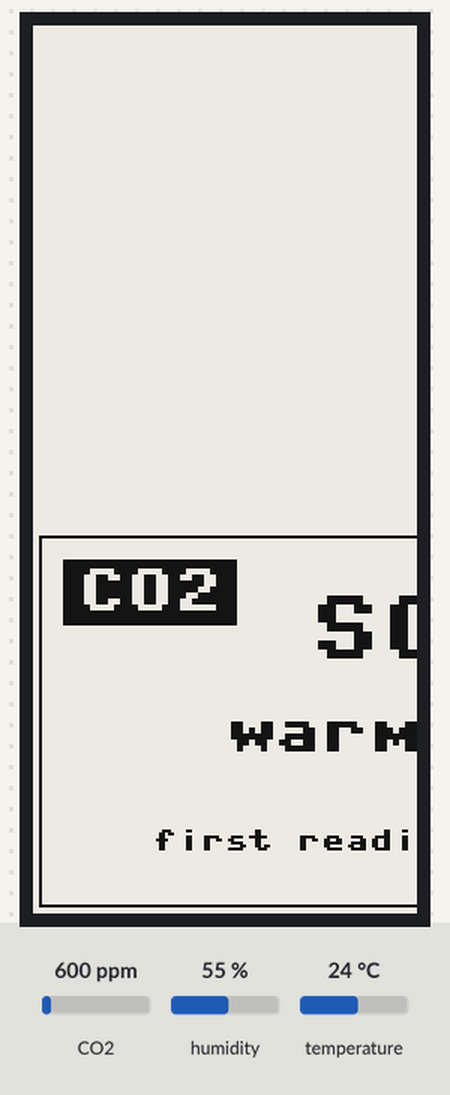
Simulated run of this program. Board: Raspberry Pi Pico running MicroPython. On the bench: 128×296 one-colour display. Inputs (shaded band) come from the test bench; at power-on: CO2 600 ppm, humidity 55 %, temperature 24 °C. An e-paper refresh takes a nominal 2 s (0.4 s partial, 12 s with colour); library files of the repository ran but are not shown: epaper_2in9.py; what the program prints to the serial console is not drawn.

Above: at 5.6 s.
At 14.5 s:
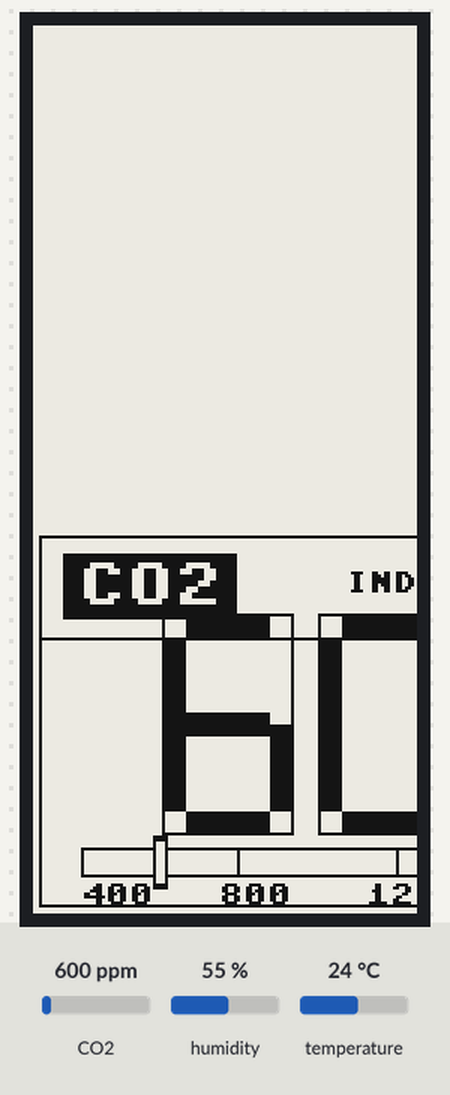
14.6 s: CO2 set to 768 ppm
At 21.2 s:
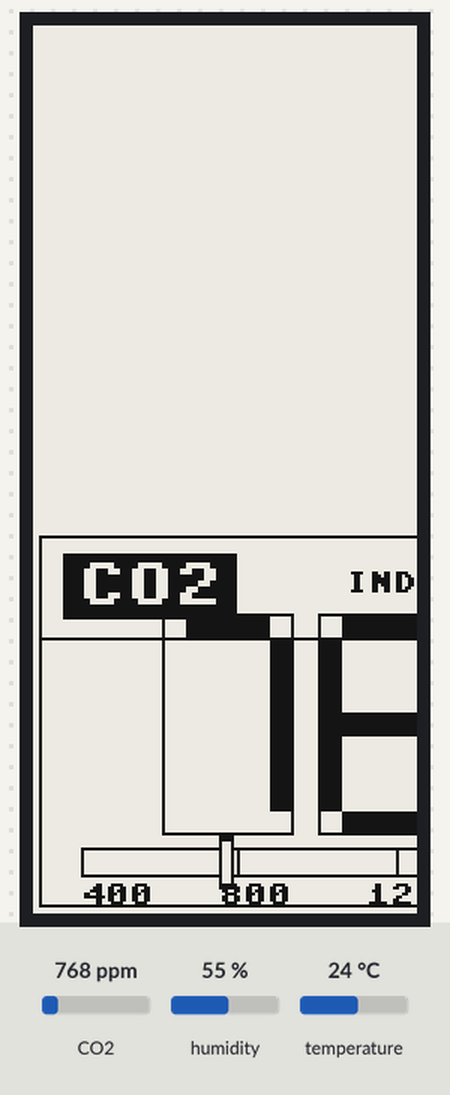
21.5 s: CO2 set to 818 ppm
At 27.3 s:
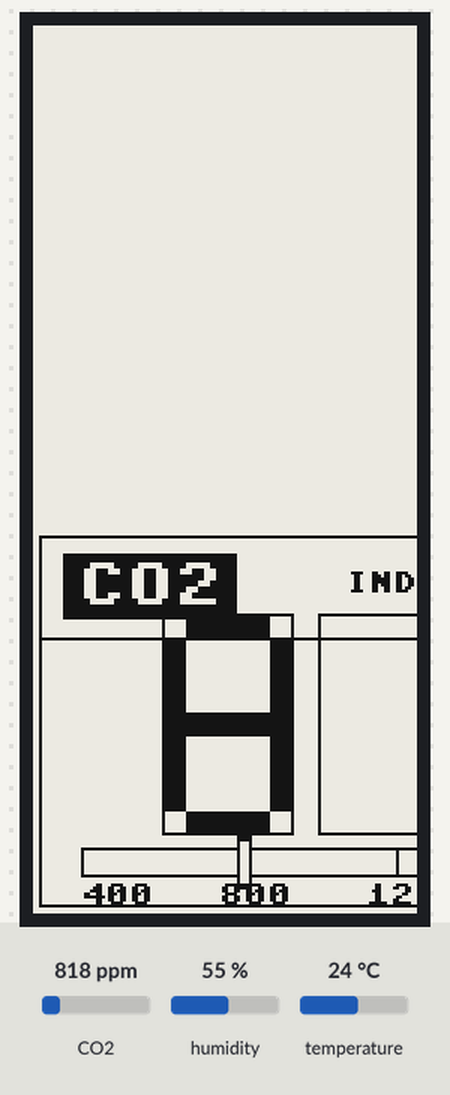
27.7 s: CO2 set to 2026 ppm
At 33.7 s:
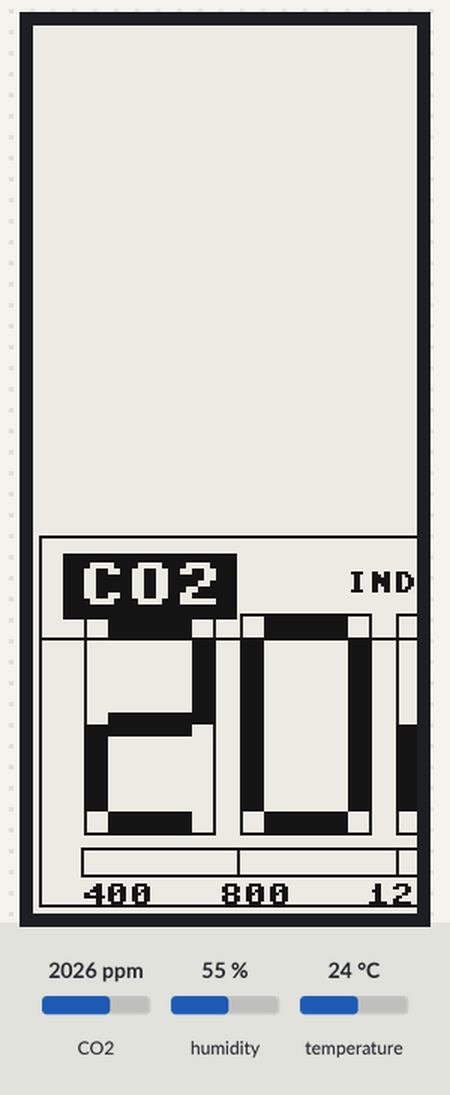
Timing chart, 0 to 35.2 s (numbered marks = the images above; inputs shaded):
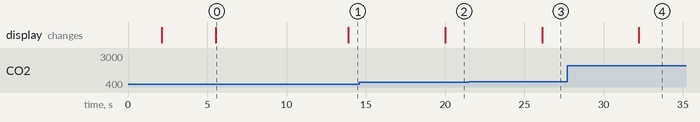

Measured:
- the behaviour switches between 800 and 801 ppm on CO2 (found by bisection; images 2 and 3)
- after the input at 14.6 s, the display: changes after 5.4 s (image 2)
- after the input at 21.5 s, the display: changes after 4.6 s (image 3)
- after the input at 27.7 s, the display: changes after 4.5 s (image 4)
- what the display in image 0 shows lasts 8.4 s, from 5.5 s to 13.9 s

The program:

co2_display_cool_first_codex_try.py
```python
# CO2 Display  —  Pi Pico W v1
# Hardware: SCD41 (I2C0) + Waveshare 2.9" e-Paper V2 (SPI1)
#
# Before running, download the driver from Waveshare and copy it to your Pico:
#   https://github.com/waveshareteam/Pico_ePaper_Code/blob/main/python/Pico_ePaper-2.9.py
#   Rename it to  epaper_2in9.py  (Python can't import filenames with hyphens)
#
# Wiring (from your chat):
#   SCD41  SDA → GP4 | SCL → GP5 | VDD → 3V3 | GND → GND
#   e-Paper DIN→GP11 | CLK→GP10 | CS→GP9 | DC→GP8 | RST→GP12 | BUSY→GP13

from machine import I2C, Pin
import framebuf
import time
from epaper_2in9 import EPD_2in9_Landscape   # renamed driver file

# ── SCD41 constants ─────────────────────────────────────────
I2C_SDA      = 4
I2C_SCL      = 5
SCD41_ADDR   = 0x62
CMD_START    = b'\x21\xb1'   # start_periodic_measurement
CMD_READY    = b'\xe4\xb8'   # get_data_ready_status
CMD_READ     = b'\xec\x05'   # read_measurement

POLL_SEC     = 5             # SCD41 produces a new reading every 5 s
FULL_REFRESH_EVERY = 12      # periodic cleanup refresh to reduce ghosting

DISPLAY_WIDTH  = 296
DISPLAY_HEIGHT = 128
WHITE          = 0xff
BLACK          = 0x00

SEGMENTS = {
    "0": ("a", "b", "c", "d", "e", "f"),
    "1": ("b", "c"),
    "2": ("a", "b", "g", "e", "d"),
    "3": ("a", "b", "g", "c", "d"),
    "4": ("f", "g", "b", "c"),
    "5": ("a", "f", "g", "c", "d"),
    "6": ("a", "f", "g", "e", "c", "d"),
    "7": ("a", "b", "c"),
    "8": ("a", "b", "c", "d", "e", "f", "g"),
    "9": ("a", "b", "c", "d", "f", "g"),
}

# ── SCD41 helpers ────────────────────────────────────────────
def scd41_start(i2c):
    i2c.writeto(SCD41_ADDR, CMD_START)

def scd41_is_ready(i2c):
    i2c.writeto(SCD41_ADDR, CMD_READY)
    time.sleep_ms(1)
    raw = i2c.readfrom(SCD41_ADDR, 3)
    return bool((raw[0] << 8 | raw[1]) & 0x07FF)

def scd41_read_co2(i2c):
    """Return CO2 ppm (int) when a fresh reading is available, else None."""
    if not scd41_is_ready(i2c):
        return None
    i2c.writeto(SCD41_ADDR, CMD_READ)
    time.sleep_ms(1)
    raw = i2c.readfrom(SCD41_ADDR, 9)
    return (raw[0] << 8) | raw[1]   # bytes 0-1 = CO2; rest = temp/hum (unused)

# ── Display helpers ──────────────────────────────────────────
def draw_text_scaled(epd, text, x, y, scale=1, color=BLACK):
    """Draw text using the built-in 8px font, scaled up by integer multiples."""
    if scale <= 1:
        epd.text(text, x, y, color)
        return

    width = len(text) * 8
    row_bytes = (width + 7) // 8
    buf = bytearray(row_bytes * 8)
    glyphs = framebuf.FrameBuffer(buf, width, 8, framebuf.MONO_HLSB)
    glyphs.fill(0)
    glyphs.text(text, 0, 0, 1)

    for px in range(width):
        for py in range(8):
            if glyphs.pixel(px, py):
                epd.fill_rect(x + px * scale, y + py * scale, scale, scale, color)


def draw_badge(epd, text, x, y, w, h):
    epd.fill_rect(x, y, w, h, BLACK)
    epd.rect(x, y, w, h, BLACK)
    scale = 2 if len(text) <= 3 and w >= len(text) * 16 + 8 else 1
    text_w = len(text) * 8 * scale
    text_h = 8 * scale
    text_x = x + max(4, (w - text_w) // 2)
    text_y = y + max(2, (h - text_h) // 2)
    draw_text_scaled(epd, text, text_x, text_y, scale=scale, color=WHITE)


def draw_segment(epd, x, y, w, h):
    if w > 0 and h > 0:
        epd.fill_rect(x, y, w, h, BLACK)


def draw_digit(epd, digit, x, y, w=44, h=74, thickness=8):
    if digit not in SEGMENTS:
        return

    mid_y = y + h // 2 - thickness // 2
    half_h = h // 2
    vertical_h = half_h - thickness

    segments = {
        "a": (x + thickness, y, w - 2 * thickness, thickness),
        "b": (x + w - thickness, y + thickness, thickness, vertical_h),
        "c": (x + w - thickness, y + half_h, thickness, vertical_h),
        "d": (x + thickness, y + h - thickness, w - 2 * thickness, thickness),
        "e": (x, y + half_h, thickness, vertical_h),
        "f": (x, y + thickness, thickness, vertical_h),
        "g": (x + thickness, mid_y, w - 2 * thickness, thickness),
    }

    epd.rect(x, y, w, h, BLACK)
    for name in SEGMENTS[digit]:
        draw_segment(epd, *segments[name])


def classify_co2(co2_ppm):
    if co2_ppm <= 800:
        return "FRESH"
    if co2_ppm <= 1200:
        return "OK"
    if co2_ppm <= 2000:
        return "STALE"
    return "HIGH"


def draw_scale(epd, co2_ppm):
    x = 16
    y = 106
    w = 264
    h = 10
    min_ppm = 400
    max_ppm = 2400

    epd.rect(x, y, w, h, BLACK)

    stops = (800, 1200, 2000)
    for stop in stops:
        stop_x = x + ((stop - min_ppm) * (w - 1)) // (max_ppm - min_ppm)
        epd.vline(stop_x, y, h, BLACK)

    pointer_ppm = min(max(co2_ppm, min_ppm), max_ppm)
    pointer_x = x + ((pointer_ppm - min_ppm) * (w - 1)) // (max_ppm - min_ppm)
    epd.fill_rect(pointer_x - 2, y - 4, 5, h + 8, BLACK)
    epd.fill_rect(pointer_x - 1, y - 2, 3, h + 4, WHITE)

    epd.text("400", x, 118, BLACK)
    epd.text("800", x + 46, 118, BLACK)
    epd.text("1200", x + 95, 118, BLACK)
    epd.text("2000+", x + 204, 118, BLACK)


def draw_header(epd, co2_ppm):
    draw_badge(epd, "CO2", 10, 8, 58, 22)
    epd.text("INDOOR AIR", 104, 14, BLACK)
    draw_badge(epd, classify_co2(co2_ppm), 220, 8, 66, 22)


def draw_value(epd, co2_ppm):
    value = str(max(0, int(co2_ppm)))
    digit_w = 44
    digit_h = 74
    gap = 8
    digits_area_x = 12
    digits_area_w = 210
    total_w = len(value) * digit_w + max(0, len(value) - 1) * gap
    start_x = digits_area_x + max(0, (digits_area_w - total_w) // 2)
    start_y = 28

    for index, digit in enumerate(value):
        draw_digit(epd, digit, start_x + index * (digit_w + gap), start_y, digit_w, digit_h, 8)

    epd.rect(232, 54, 48, 24, BLACK)
    draw_text_scaled(epd, "ppm", 240, 58, scale=2, color=BLACK)


def draw_co2(epd, co2_ppm, full_refresh=False):
    """Render the CO2 dashboard on the e-paper display."""
    epd.fill(WHITE)
    epd.rect(2, 2, DISPLAY_WIDTH - 4, DISPLAY_HEIGHT - 4, BLACK)
    epd.hline(2, 36, DISPLAY_WIDTH - 4, BLACK)

    draw_header(epd, co2_ppm)
    draw_value(epd, co2_ppm)
    draw_scale(epd, co2_ppm)

    if full_refresh:
        epd.display_Base(epd.buffer)
    else:
        epd.display_Partial(epd.buffer)


def draw_startup(epd):
    epd.fill(WHITE)
    epd.rect(2, 2, DISPLAY_WIDTH - 4, DISPLAY_HEIGHT - 4, BLACK)
    draw_badge(epd, "CO2", 10, 10, 58, 22)
    draw_text_scaled(epd, "SCD41", 92, 22, scale=3, color=BLACK)
    draw_text_scaled(epd, "warming up", 64, 60, scale=2, color=BLACK)
    epd.text("first reading in about 5 seconds", 40, 100, BLACK)
    epd.display_Base(epd.buffer)

# ── Main ─────────────────────────────────────────────────────
def main():
    i2c = I2C(0, sda=Pin(I2C_SDA), scl=Pin(I2C_SCL), freq=100_000)

    epd = EPD_2in9_Landscape()
    epd.Clear(WHITE)

    scd41_start(i2c)
    draw_startup(epd)
    print("Waiting for first SCD41 reading (~5 s)...")
    time.sleep(5)

    last_co2 = None
    updates_since_full = 0

    while True:
        co2 = scd41_read_co2(i2c)
        if co2 is not None and co2 != last_co2:
            print(f"CO2: {co2} ppm")
            full_refresh = last_co2 is None or updates_since_full >= FULL_REFRESH_EVERY
            draw_co2(epd, co2, full_refresh=full_refresh)
            last_co2 = co2
            updates_since_full = 0 if full_refresh else updates_since_full + 1
        time.sleep(POLL_SEC)

main()
```
